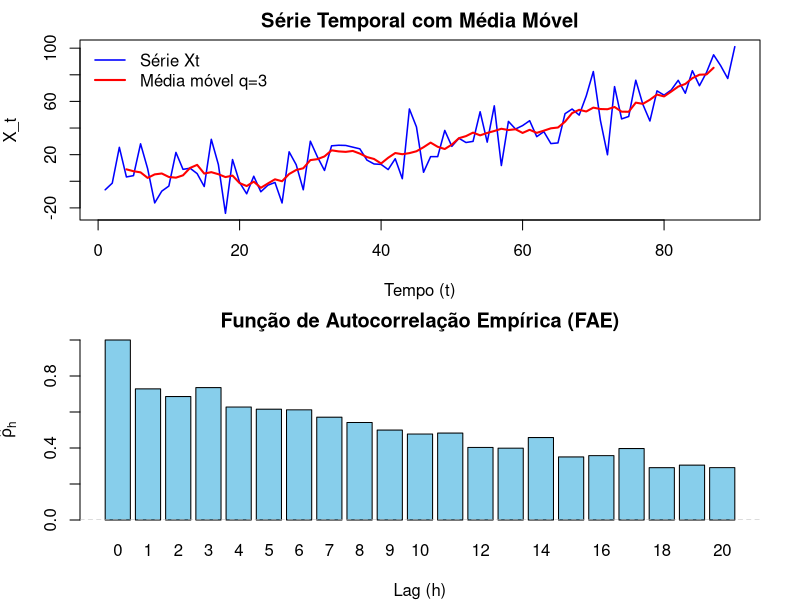
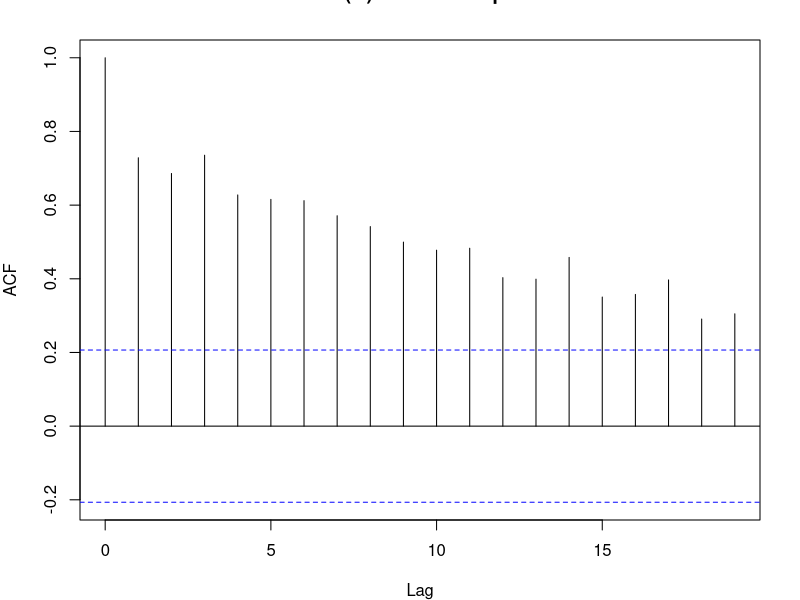

Recreate these plots in R, in order.
############################################################
# EXERCÍCIO 1 – IMPLEMENTAÇÃO PROCEDURAL
# Série temporal com tendência polinomial, média móvel e FAC
############################################################
#
# DOCUMENTAÇÃO DO SISTEMA
# ----------------------------------------------------------
# (a) ENTRADAS E PARÂMETROS GLOBAIS (definidos na seção 6)
#     n        = 90   -> tamanho da série
#     sigma    = 15   -> desvio padrão do ruído branco
#     q        = 3    -> raio da média móvel (janela de 2q+1 = 7 pontos)
#     max_lag  = 20   -> maior defasagem da autocovariância/FAC
#     semente  = 123  -> set.seed(123)
#     t        = 1:n  -> vetor temporal
#     beta     = c(2, 0.01, 0.01) -> coeficientes do polinômio
#                (beta1 + beta2*t + beta3*t^2)
#     X        = matriz n x 3 de regressão: colunas 1, t, t^2
#
# (b) SAÍDAS
#     Xt          : série simulada com tendência (vetor de tamanho n)
#     m_q         : médias móveis centradas (vetor de tamanho n - 2q)
#     media_Xt    : média amostral de Xt
#     gamma_1     : autocovariância empírica de lag 1
#     fac_Xt      : FAC empírica (vetor de tamanho max_lag + 1)
#     Console     : média, gamma_1 e FAC
#     Gráficos    : série + média móvel, FAC, e acf() do R
#
# (c) ESTRUTURAS DE DADOS
#     Vetores numéricos: t, beta, eps, Xt, m_q, autocovariancias, fac
#     Matriz numérica  : X (n linhas x 3 colunas)
#                        linha i = (1, t_i, t_i^2)
#
# (d) FUNÇÕES
#     Ruído branco      : simular_ruido_branco
#     Série c/ tendência: simular_serie_com_tendencia
#     Média móvel       : calcular_media_movel
#     Estatísticas      : calcular_media_amostral,
#                         calcular_autocovariancia_empirica,
#                         calcular_autocovariancias,
#                         calcular_fac_empirica
#     Gráficos          : plot_serie_temporal, plot_serie_media_movel,
#                         plot_fac_empirica
#
# (e) FLUXO DE EXECUÇÃO
#     1. Semente e parâmetros
#     2. Definição das funções
#     3. Vetor de tempo, beta e matriz X (loop)
#     4. Simulação de Xt (loops aninhados)
#     5. Média amostral, média móvel, gamma_1 e FAC
#     6. Resultados no console
#     7. Gráficos (série + média móvel e FAC juntos) e acf() do R
############################################################

rm(list = ls())

set.seed(123)

############################################################
# 1. PARÂMETROS GERAIS
############################################################

n <- 90

sigma <- 15

q <- 3

max_lag <- 20

############################################################
# 2. SIMULAÇÃO
############################################################

# RUÍDO BRANCO: n valores independentes de N(0, sigma^2)
simular_ruido_branco <- function(n, sigma){
  
  eps <- numeric(n)
  
  for(t in 1:n){
    eps[t] <-rnorm(1, mean = 0, sd = sigma)
  }
  
  return(eps)
}

# SÉRIE COM TENDÊNCIA POLINOMIAL
# X_t = beta1*1 + beta2*t + beta3*t^2 + eps_t
# Em forma de matriz: Xt = X %*% beta + eps
simular_serie_com_tendencia <- function(beta, X, sigma){
  
  n <- nrow(X)
  
  eps <-simular_ruido_branco(n, sigma)
  
  Xt <- numeric(n)
  
  numero_colunas <- ncol(X)
  
  # LOOPS ANINHADOS (multiplicação matriz x vetor, elemento a elemento):
  # - o loop de fora percorre os instantes t (linhas de X);
  # - para cada t, "valor" começa em 0 e o loop de dentro percorre
  #   as colunas j, somando X[t,j] * beta[j]. Isso é o produto
  #   escalar da linha t de X com o vetor beta, ou seja, o valor
  #   da tendência no instante t: beta1 + beta2*t + beta3*t^2.
  # - por fim soma-se o ruído eps[t] e guarda-se em Xt[t].
  for(t in 1:n){
    
    valor <- 0
    
    for(j in 1:numero_colunas){
      valor <-valor + X[t,j] * beta[j]
    }
    
    Xt[t] <- valor + eps[t]
  }
  
  return(Xt)
}

############################################################
# 3. MÉDIA MÓVEL
############################################################

# MÉDIA MÓVEL CENTRADA DE RAIO q
# m_t = (1/(2q+1)) * soma_{j=t-q}^{t+q} X_j
calcular_media_movel <- function(serie,q){
  
  n <- length(serie)
  
  numero_medias <- n - 2*q
  
  medias <- numeric(numero_medias)
  
  if(numero_medias > 0){
    
    # o loop de fora escolhe o centro t da janela. Só vai de q+1
    # até n-q, para a janela [t-q, t+q] caber dentro da série.
    for(t in (q+1):(n-q)){
      
      soma <- 0
      
      # o loop de dentro soma os 2q+1 pontos da janela
      for(j in (t-q):(t+q)){
        soma <-soma + serie[j]
      }
      medias[t-q] <-soma / (2*q + 1)
    }
  }
  
  return(medias)
}

############################################################
# 4. ESTATÍSTICAS
############################################################

calcular_media_amostral <- function(serie){
  
  n <- length(serie)
  
  soma <- 0
  
  for(t in 1:n){
    soma <-soma + serie[t]
  }
  
  media <-soma / n
  
  return(media)
}

# gamma_hat(h) = (1/n) * soma_{t=1}^{n-h} (X_t - X_bar)(X_{t+h} - X_bar)
calcular_autocovariancia_empirica <- function(serie,
                                              h){
  n <- length(serie)
  
  media <-calcular_media_amostral(serie)
  
  soma <- 0
  
  if(h == 0){
    
    for(t in 1:n){
      d <-serie[t] - media
      soma <-soma + d * d
    }
    
  } else {
    
    if(h < n){
      
      for(t in 1:(n-h)){
        d1 <-serie[t] - media
        d2 <-serie[t+h] - media
        soma <-soma + d1 * d2
      }
    }
  }
  
  autocovariancia <-soma / n
  
  return(autocovariancia)
}

calcular_autocovariancias <- function(serie,max_lag){
  
  autocovariancias <-numeric(max_lag + 1)
  
  for(h in 0:max_lag){
    autocovariancias[h+1] <-calcular_autocovariancia_empirica(serie,h)
  }
  
  return(autocovariancias)
}

# rho_hat(h) = gamma_hat(h) / gamma_hat(0)
calcular_fac_empirica <- function(serie, max_lag){
  
  autocovariancias <- calcular_autocovariancias(serie, max_lag)
  
  gamma0 <-autocovariancias[1]
  
  fac <-numeric(max_lag + 1)
  
  if(gamma0 != 0){
    
    for(h in 0:max_lag){
      fac[h+1] <-autocovariancias[h+1] /gamma0
    }
  }
  return(fac)
}

############################################################
# 5. PLOTS
############################################################

plot_serie_temporal <- function(tempo, serie, titulo, cor = "blue"){
  
  n <- length(serie)
  
  plot(
    tempo,
    serie,
    type = "l",
    lwd = 2,
    col = cor,
    main = titulo,
    xlab = "Tempo (t)",
    ylab = "X_t"
  )
}

plot_serie_media_movel <- function(tempo, serie, media_movel, q){
  
  plot(
    tempo,
    serie,
    type = "l",
    col = "blue",
    lwd = 1.5,
    xlab = "Tempo (t)",
    ylab = "X_t",
    main = "Série Temporal com Média Móvel"
  )
  
  tempo_media <-
    (q+1):(length(serie)-q)
  
  lines(
    tempo_media,
    media_movel,
    col = "red",
    lwd = 2
  )
  
  legend(
    "topleft",
    legend = c(
      "Série Xt",
      paste0("Média móvel q=", q)
    ),
    col = c("blue", "red"),
    lwd = c(1.5, 2),
    bty = "n"
  )
}

plot_fac_empirica <- function(fac, titulo, cor = "skyblue"){
  
  max_lag <- length(fac) - 1
  
  barplot(
    fac,
    names.arg = 0:max_lag,
    col = cor,
    ylim = c(
      min(0, min(fac)),
      1
    ),
    main = titulo,
    xlab = "Lag (h)",
    ylab = expression(hat(rho)[h])
  )
  
  abline(
    h = 0,
    col = "gray",
    lty = 2
  )
}

############################################################
# 6. EXECUÇÃO
############################################################

# VETOR DE TEMPO
t <- 1:n

# COEFICIENTES DO POLINÔMIO
beta <- c(2, 0.01, 0.01)

# MATRIZ DE REGRESSÃO X (n linhas x 3 colunas)
# Começa toda zerada e é preenchida linha por linha.
X <- matrix(
  0,
  nrow = n,
  ncol = 3
)

# LOOP DE CONSTRUÇÃO DA MATRIZ DE TENDÊNCIA:
# para cada instante i, a linha i recebe as três "potências" de t:
#   coluna 1 = 1       (termo constante)
#   coluna 2 = t_i     (termo linear)
#   coluna 3 = t_i^2   (termo quadrático)
# Assim, a linha i multiplicada por beta dá
# beta1 + beta2*t_i + beta3*t_i^2.
for(i in 1:n){
  
  X[i,1] <- 1
  
  X[i,2] <- t[i]
  
  X[i,3] <- t[i]^2
}

# SIMULAÇÃO DA SÉRIE
Xt <-simular_serie_com_tendencia(beta, X, sigma)

# MÉDIA AMOSTRAL
media_Xt <-calcular_media_amostral(Xt)

cat("Média amostral de Xt:", media_Xt, "\n")

# MÉDIA MÓVEL
m_q <-calcular_media_movel(Xt,q)

# AUTOCOVARIÂNCIA DE LAG 1
gamma_1 <-calcular_autocovariancia_empirica(Xt,h = 1)

cat("Autocovariância empírica de defasagem 1:",gamma_1,"\n")

# FAC
fac_Xt <-calcular_fac_empirica(Xt,max_lag)

cat("FAE (autocorrelação empírica) para lags 0 a",max_lag,":\n")

print(fac_Xt)

# GRÁFICOS
par(mfrow = c(2,1),mar = c(4,4,2,2))

plot_serie_media_movel(tempo = t, serie = Xt, media_movel = m_q, q = q)

plot_fac_empirica(
  fac = fac_Xt,
  titulo = "Função de Autocorrelação Empírica (FAE)",
  cor = "skyblue"
)

par(mfrow = c(1,1))

# COMPARAÇÃO COM A FUNÇÃO BUILT-IN DO R
acf(Xt, main = "ACF (R) – Série Temporal")
